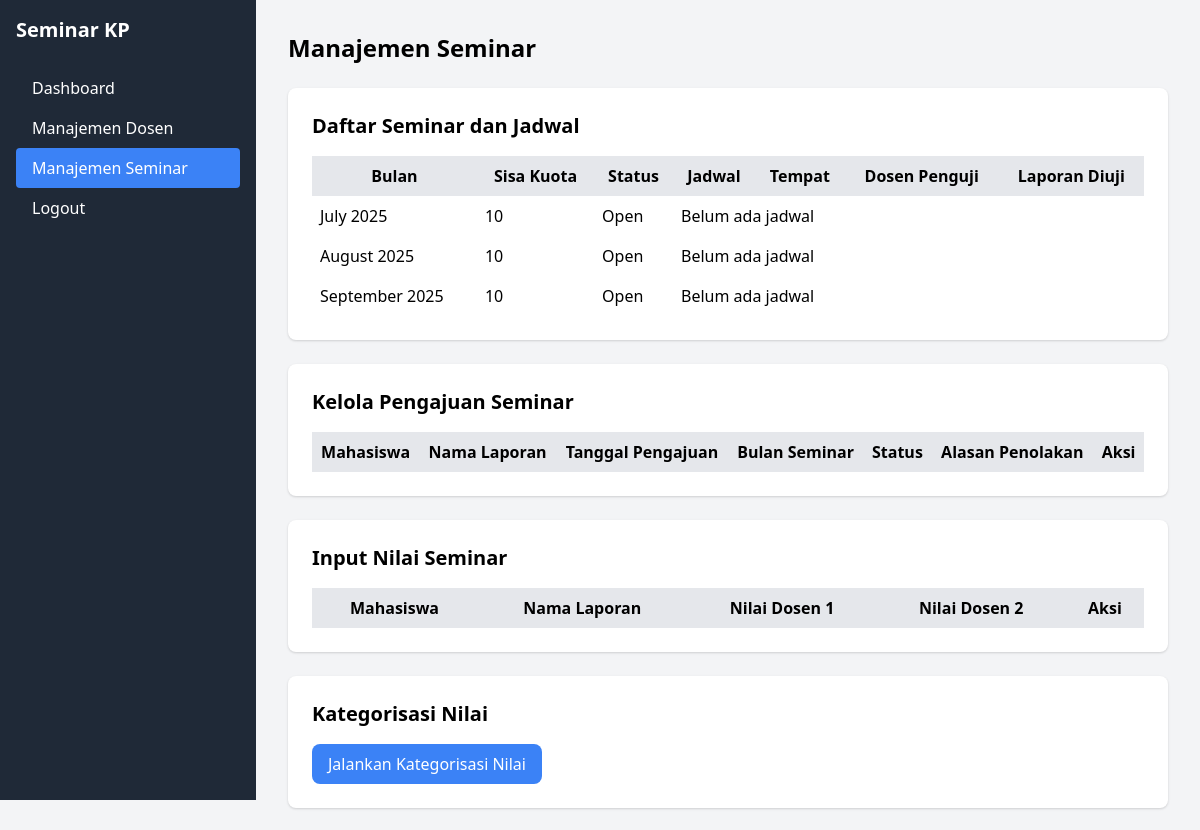
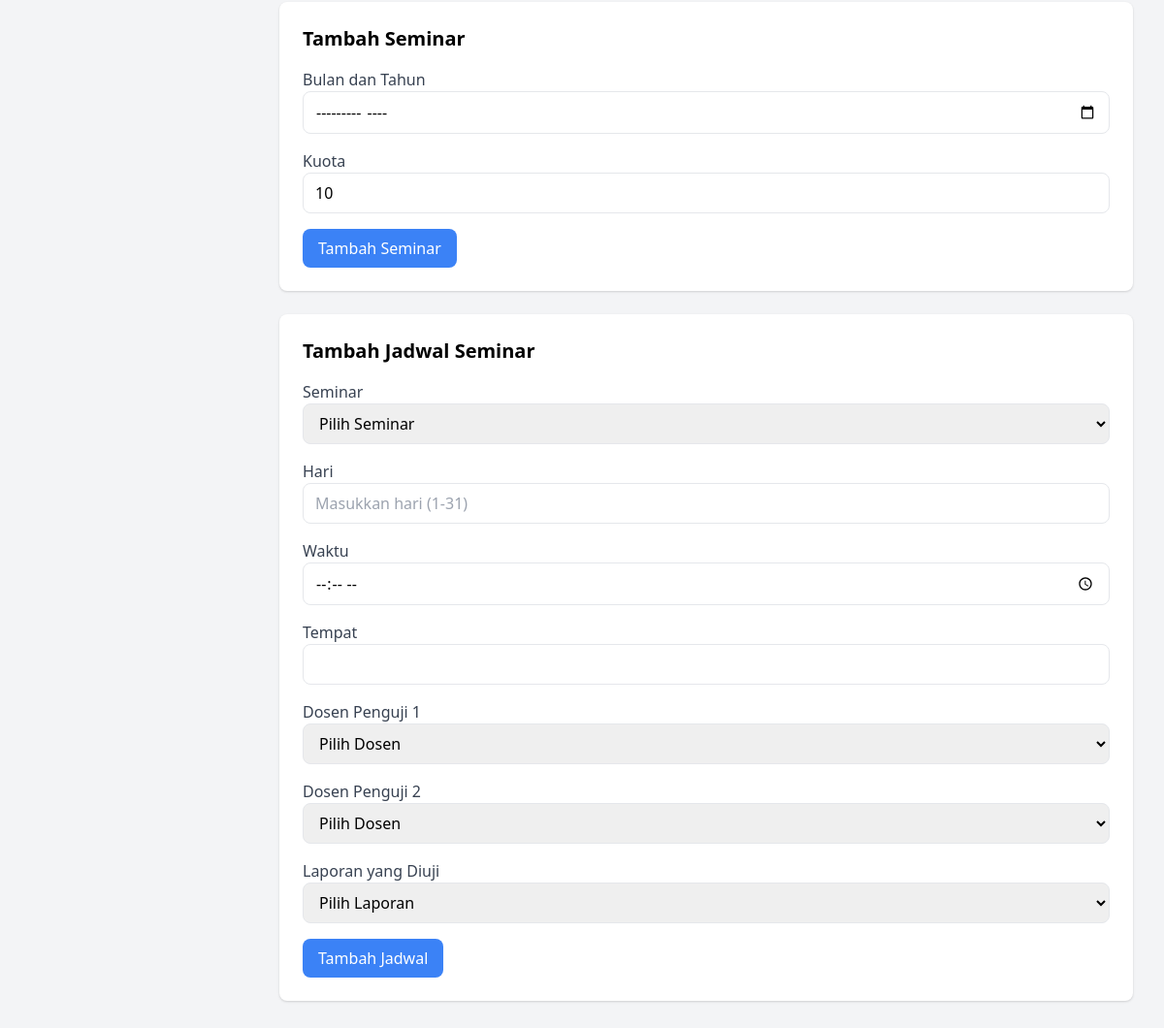
Page /pages/manajemen_seminar.php (signed in) on the committed database (2 pictures, top to bottom).
### tables this page shows
CREATE TABLE `seminar` (
  `id` int NOT NULL AUTO_INCREMENT,
  `bulan_tahun` date NOT NULL,
  `kuota` int NOT NULL DEFAULT '10',
  `status` enum('Open','Closed') DEFAULT 'Open',
  PRIMARY KEY (`id`),
  UNIQUE KEY `unique_bulan_tahun` (`bulan_tahun`),
  KEY `idx_bulan_tahun` (`bulan_tahun`)
);

### pages/manajemen_seminar.php (the view, shortened to what this page needs)
<?php
require_once '../config/db.php';
$seminars = $pdo->query("
    SELECT s.id, s.bulan_tahun, s.kuota, s.status,
           COALESCE(COUNT(p.id), 0) AS terisi
    FROM seminar s
    LEFT JOIN pendaftaran p ON s.id = p.id_seminar AND p.status IN ('Diterima', 'Selesai')
    GROUP BY s.id
    ORDER BY s.bulan_tahun
")->fetchAll();
?>
<!DOCTYPE html>
<html lang="id">
<head>
    <link href="https://cdn.jsdelivr.net/npm/tailwindcss@2.2.19/dist/tailwind.min.css" rel="stylesheet">
</head>
<body class="bg-gray-100 flex">
    <div class="w-64 bg-gray-800 text-white h-screen p-4">
        <h2 class="text-xl font-bold mb-6">Seminar KP</h2>
        <nav>
            <a href="dashboard.php" class="block py-2 px-4 hover:bg-gray-700">Dashboard</a>
            <a href="manajemen_dosen.php" class="block py-2 px-4 hover:bg-gray-700">Manajemen Dosen</a>
            <a href="manajemen_seminar.php" class="block py-2 px-4 bg-blue-500 rounded">Manajemen Seminar</a>
            <a href="../logout.php" class="block py-2 px-4 hover:bg-gray-700">Logout</a>
        </nav>
    </div>
    <div class="flex-1 p-8">
        <h1 class="text-2xl font-bold mb-6">Manajemen Seminar</h1>
        <div class="bg-white p-6 rounded-lg shadow mb-6">
            <h2 class="text-xl font-semibold mb-4">Daftar Seminar dan Jadwal</h2>
            <table class="w-full">
                <thead>
                    <tr class="bg-gray-200">
                        <th class="p-2">Bulan</th>
                        <th class="p-2">Sisa Kuota</th>
                        <th class="p-2">Status</th>
                        <th class="p-2">Jadwal</th>
                        <th class="p-2">Tempat</th>
                        <th class="p-2">Dosen Penguji</th>
                        <th class="p-2">Laporan Diuji</th>
                    </tr>
                </thead>
                <tbody>
                    <?php foreach ($seminars as $s): ?>
                        <?php
                        $stmt = $pdo->prepare("
                            SELECT js.tanggal, js.waktu, js.tempat,
                                   d1.nama AS dosen_penguji_1, d2.nama AS dosen_penguji_2,
                                   u.nama AS mahasiswa, p.nama_laporan
                            FROM jadwal_seminar js
                            LEFT JOIN dosen d1 ON js.id_dosen_penguji_1 = d1.id
                            LEFT JOIN dosen d2 ON js.id_dosen_penguji_2 = d2.id
                            LEFT JOIN pendaftaran p ON js.id_pendaftaran = p.id
                            LEFT JOIN users u ON p.id_user = u.id
                            WHERE js.id_seminar = ?
                            ORDER BY js.tanggal
                        ");
                        $stmt->execute([$s['id']]);
                        $jadwals = $stmt->fetchAll();
                        $rowspan = max(1, count($jadwals));
                        ?>
                        <?php if (empty($jadwals)): ?>
                            <tr>
                                <td class="p-2" rowspan="<?php echo $rowspan; ?>"><?php echo date('F Y', strtotime($s['bulan_tahun'])); ?></td>
                                <td class="p-2" rowspan="<?php echo $rowspan; ?>"><?php echo $s['kuota'] - $s['terisi']; ?></td>
                                <td class="p-2" rowspan="<?php echo $rowspan; ?>"><?php echo $s['status']; ?></td>
                                <td class="p-2" colspan="4">Belum ada jadwal</td>
                            </tr>
                        <?php endif; ?>
                    <?php endforeach; ?>
                </tbody>
            </table>
        </div>
        <div class="bg-white p-6 rounded-lg shadow mb-6">
            <h2 class="text-xl font-semibold mb-4">Kelola Pengajuan Seminar</h2>
            <table class="w-full">
                <thead>
                    <tr class="bg-gray-200">
                        <th class="p-2">Mahasiswa</th>
                        <th class="p-2">Nama Laporan</th>
                        <th class="p-2">Tanggal Pengajuan</th>
                        <th class="p-2">Bulan Seminar</th>
                        <th class="p-2">Status</th>
                        <th class="p-2">Alasan Penolakan</th>
                        <th class="p-2">Aksi</th>
                    </tr>
                </thead>
            </table>
        </div>
        <div class="bg-white p-6 rounded-lg shadow mb-6">
            <h2 class="text-xl font-semibold mb-4">Input Nilai Seminar</h2>
            <table class="w-full">
                <thead>
                    <tr class="bg-gray-200">
                        <th class="p-2">Mahasiswa</th>
                        <th class="p-2">Nama Laporan</th>
                        <th class="p-2">Nilai Dosen 1</th>
                        <th class="p-2">Nilai Dosen 2</th>
                        <th class="p-2">Aksi</th>
                    </tr>
                </thead>
            </table>
        </div>
        <div class="bg-white p-6 rounded-lg shadow mb-6">
            <h2 class="text-xl font-semibold mb-4">Kategorisasi Nilai</h2>
            <form method="POST">
                <button type="submit" class="bg-blue-500 text-white py-2 px-4 rounded-lg hover:bg-blue-600">Jalankan Kategorisasi Nilai</button>
            </form>
        </div>
        <div class="bg-white p-6 rounded-lg shadow mb-6">
            <h2 class="text-xl font-semibold mb-4">Tambah Seminar</h2>
            <form method="POST">
                <div class="mb-4">
                    <label class="block text-gray-700">Bulan dan Tahun</label>
                    <input type="month" name="bulan_tahun" class="w-full px-3 py-2 border rounded-lg" required>
                </div>
                <div class="mb-4">
                    <label class="block text-gray-700">Kuota</label>
                    <input type="number" name="kuota" class="w-full px-3 py-2 border rounded-lg" value="10" min="1" required>
                </div>
                <button type="submit" class="bg-blue-500 text-white py-2 px-4 rounded-lg hover:bg-blue-600">Tambah Seminar</button>
            </form>
        </div>
        <div class="bg-white p-6 rounded-lg shadow mb-6">
            <h2 class="text-xl font-semibold mb-4">Tambah Jadwal Seminar</h2>
            <form method="POST">
                <div class="mb-4">
                    <label class="block text-gray-700">Seminar</label>
                    <select name="id_seminar" class="w-full px-3 py-2 border rounded-lg" required>
                        <option value="">Pilih Seminar</option>
                    </select>
                </div>
                <div class="mb-4">
                    <label class="block text-gray-700">Hari</label>
                    <input type="number" name="hari" class="w-full px-3 py-2 border rounded-lg" min="1" max="31" placeholder="Masukkan hari (1-31)" required>
                </div>
                <div class="mb-4">
                    <label class="block text-gray-700">Waktu</label>
                    <input type="time" name="waktu" class="w-full px-3 py-2 border rounded-lg" required>
                </div>
                <div class="mb-4">
                    <label class="block text-gray-700">Tempat</label>
                    <input type="text" name="tempat" class="w-full px-3 py-2 border rounded-lg" required>
                </div>
                <div class="mb-4">
                    <label class="block text-gray-700">Dosen Penguji 1</label>
                    <select name="id_dosen_penguji_1" class="w-full px-3 py-2 border rounded-lg" required>
                        <option value="">Pilih Dosen</option>
                    </select>
                </div>
                <div class="mb-4">
                    <label class="block text-gray-700">Dosen Penguji 2</label>
                    <select name="id_dosen_penguji_2" class="w-full px-3 py-2 border rounded-lg" required>
                        <option value="">Pilih Dosen</option>
                    </select>
                </div>
                <div class="mb-4">
                    <label class="block text-gray-700">Laporan yang Diuji</label>
                    <select name="id_pendaftaran" class="w-full px-3 py-2 border rounded-lg">
                        <option value="">Pilih Laporan</option>
                    </select>
                </div>
                <button type="submit" class="bg-blue-500 text-white py-2 px-4 rounded-lg hover:bg-blue-600">Tambah Jadwal</button>
            </form>
        </div>
    </div>
</body>
</html>

### rows in the picture
seminar: bulan_tahun "July 2025", $s['kuota']-$s['terisi'] "10", status "Open"
seminar: bulan_tahun "August 2025", $s['kuota']-$s['terisi'] "10", status "Open"
seminar: bulan_tahun "September 2025", $s['kuota']-$s['terisi'] "10", status "Open"
